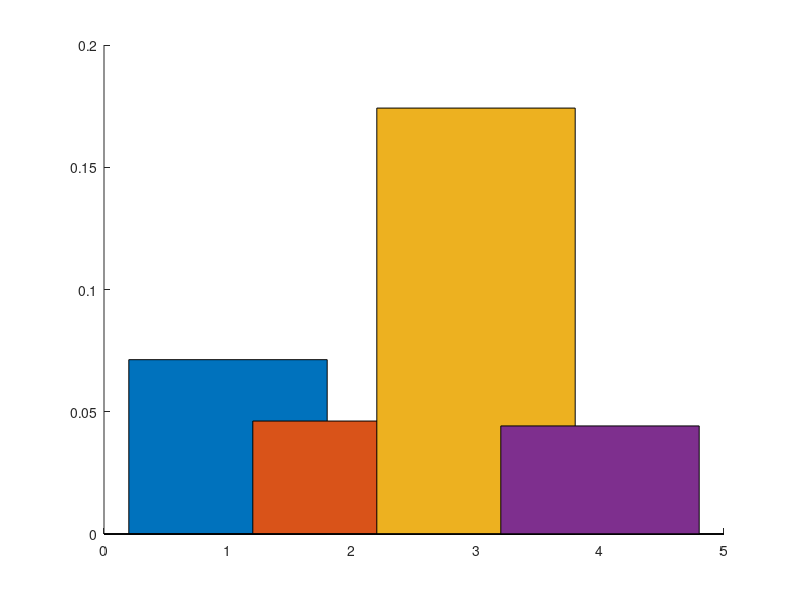

MATLAB code to generate this figure: (Note: this script raises an error after producing the figure.)
function samplingTestPlot

    % Data for 2D
    labels = {'Grid-like', 'Gradient', 'Random', 'CrustCrumb'};
    means_2D = [0.0713, 0.0462, 0.1742, 0.0442];
    std_2D = [0.0465, 0.0210, 0.1081, 0.0311];
    
    % Data for 3D
    means_3D = [0.0428; 0.0406; 0.1099; 0.0353];
    std_3D = [0.0140; 0.0038; 0.0641; 0.0097];

        
    % Create figure for bar plot     
    figure
    %hb = bar(means_2D);

    hold on

    for i = 1:4
        bar(i,means_2D(i))
    end
    x = 1:4;
    er = errorbar(x,means_2D,std_2D,'LineStyle','none', ...
        'Color','k','LineWidth',1);
    hold off

    set(gca, 'xtick', 1:4, 'xticklabel', labels, 'FontSize', 20)
    ylabel('Error','FontSize',30)
    xlabel('Sampling design','FontSize',30)
    ylim([0,0.3]);


    figure
    hold on
    for i = 1:4
        bar(i,means_3D(i))
    end
    x = 1:4;
    er = errorbar(x,means_3D,std_3D,'LineStyle','none', ...
        'Color','k','LineWidth',1);
    hold off
    set(gca, 'xtick', 1:4, 'xticklabel', labels, 'FontSize', 20)
    
    ylabel('Error','FontSize',30)
    xlabel('Sampling design','FontSize',30)
    ylim([0,0.3]);


end

